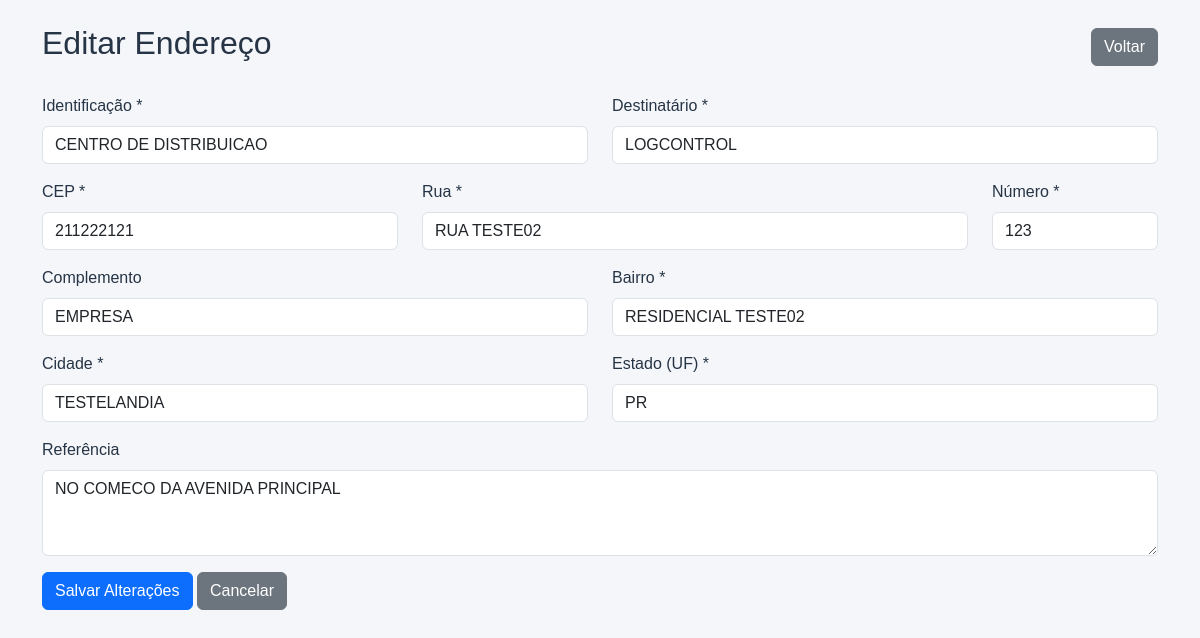
The app's page /enderecos/editar.php?id=3 with its own data.
### tables this page shows
CREATE TABLE `enderecos` (
  `id` int(11) NOT NULL,
  `identificacao` varchar(100) NOT NULL,
  `destinatario` varchar(150) DEFAULT NULL,
  `cep` varchar(9) DEFAULT NULL,
  `rua` varchar(150) NOT NULL,
  `numero` varchar(20) DEFAULT NULL,
  `complemento` varchar(100) DEFAULT NULL,
  `bairro` varchar(100) DEFAULT NULL,
  `cidade` varchar(100) NOT NULL,
  `estado` char(2) NOT NULL,
  `referencia` varchar(255) DEFAULT NULL,
  `criado_em` timestamp NULL DEFAULT current_timestamp()
);

### enderecos/editar.php (the view, shortened to what this page needs)
<?php
require_once __DIR__ . '/../config/database.php';
function e($valor) {
    return htmlspecialchars((string) $valor, ENT_QUOTES, 'UTF-8');
}
$id = filter_input(INPUT_GET, 'id', FILTER_VALIDATE_INT);
$stmt = $pdo->prepare("SELECT * FROM enderecos WHERE id = ?");
$stmt->execute([$id]);
$endereco = $stmt->fetch();
?>
<!DOCTYPE html>
<html lang="pt-br">
<head>
    <link href="https://cdn.jsdelivr.net/npm/bootstrap@5.3.3/dist/css/bootstrap.min.css" rel="stylesheet">
    <link rel="stylesheet" href="../assets/css/style.css">
</head>
<body>
<div class="container py-4">
    <div class="d-flex justify-content-between align-items-center mb-4">
        <h2>Editar Endereço</h2>
        <a href="index.php" class="btn btn-secondary">Voltar</a>
    </div>
    <form method="POST">
        <div class="row">
            <div class="col-md-6 mb-3">
                <label class="form-label">Identificação *</label>
                <input type="text" name="identificacao"
                    class="form-control" required
                    value="<?= e($endereco['identificacao']) ?>">
            </div>
            <div class="col-md-6 mb-3">
                <label class="form-label">Destinatário *</label>
                <input type="text" name="destinatario"
                    class="form-control" required
                    value="<?= e($endereco['destinatario']) ?>">
            </div>
            <div class="col-md-4 mb-3">
                <label class="form-label">CEP *</label>
                <input type="text" name="cep"
                    class="form-control" required
                    value="<?= e($endereco['cep']) ?>">
            </div>
            <div class="col-md-6 mb-3">
                <label class="form-label">Rua *</label>
                <input type="text" name="rua"
                    class="form-control" required
                    value="<?= e($endereco['rua']) ?>">
            </div>
            <div class="col-md-2 mb-3">
                <label class="form-label">Número *</label>
                <input type="text" name="numero"
                    class="form-control" required
                    value="<?= e($endereco['numero']) ?>">
            </div>
            <div class="col-md-6 mb-3">
                <label class="form-label">Complemento</label>
                <input type="text" name="complemento"
                    class="form-control"
                    value="<?= e($endereco['complemento']) ?>">
            </div>
            <div class="col-md-6 mb-3">
                <label class="form-label">Bairro *</label>
                <input type="text" name="bairro"
                    class="form-control" required
                    value="<?= e($endereco['bairro']) ?>">
            </div>
            <div class="col-md-6 mb-3">
                <label class="form-label">Cidade *</label>
                <input type="text" name="cidade"
                    class="form-control" required
                    value="<?= e($endereco['cidade']) ?>">
            </div>
            <div class="col-md-6 mb-3">
                <label class="form-label">Estado (UF) *</label>
                <input type="text" name="estado"
                    class="form-control" maxlength="2" required
                    value="<?= e($endereco['estado']) ?>">
            </div>
            <div class="col-md-12 mb-3">
                <label class="form-label">Referência</label>
                <textarea name="referencia"
                    class="form-control" rows="3"><?= e($endereco['referencia']) ?></textarea>
            </div>
        </div>
        <button type="submit" class="btn btn-primary">
            Salvar Alterações
        </button>
        <a href="index.php" class="btn btn-secondary">
            Cancelar
        </a>
    </form>
</div>
</body>
</html>

### assets/css/style.css (style rules this page uses)
* { margin: 0; padding: 0; box-sizing: border-box; }
body { background: #f4f6fa; font-family: Arial, Helvetica, sans-serif; color: #263445; }
.form-control, .form-select, textarea { text-transform: uppercase; }

### records on screen
enderecos: identificacao "CENTRO DE DISTRIBUICAO", destinatario "LOGCONTROL", cep "211222121", rua "RUA TESTE02", numero "123", complemento "EMPRESA", bairro "RESIDENCIAL TESTE02", cidade "TESTELANDIA", estado "PR", referencia "NO COMECO DA AVENIDA PRINCIPAL"
